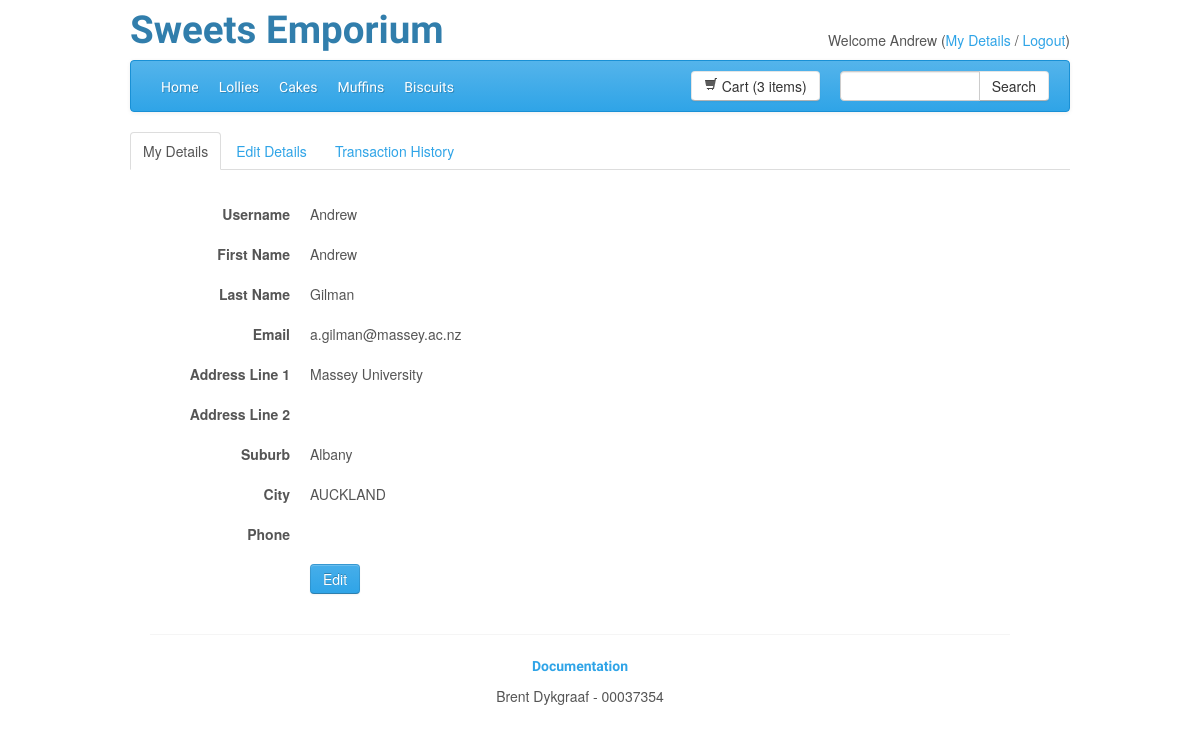
Page /index.php?s=userview (signed in) on the committed database.
### tables this page shows
CREATE TABLE IF NOT EXISTS `users` (
  `userId` int(11) NOT NULL AUTO_INCREMENT,
  `username` text NOT NULL,
  `password` text NOT NULL,
  `firstName` text NOT NULL,
  `lastName` text NOT NULL,
  `phone` text,
  `email` text NOT NULL,
  `address1` text NOT NULL,
  `address2` text,
  `suburb` text,
  `city` text NOT NULL,
  PRIMARY KEY (`userId`)
);

### index.php (called while the page is built, shortened)
<?php
$viewData = array();
include 'application/includes/startup.php';
$layout = new Layout($viewData);
$layout->display();
?>

### application/src/User.php (called while the page is built, shortened)
<?php
class User {
	private $userID;
	private $username;
	private $firstName;
	private $lastName;
	private $email;
	private $address1;
	private $suburb;
	private $city;
	private $dbConnection;
	public function __construct($userID, $dbConnection){
		$this->userID = $userID;
		$this->dbConnection = $dbConnection;
	}
	public function getCart(){
		$query = "SELECT orderId FROM orders WHERE userId='".$this->getUserID()."' AND status='Pending'";
		$result = mysqli_query($this->dbConnection, $query);
		$row = $result->fetch_row();
		return $row[0];
	}
	public function getUserID(){
		return $this->userID;
	}
	public function getUsername(){
		if (!$this->username){
			$query = "SELECT username FROM users WHERE userId='".$this->userID."'";
			$result = mysqli_query($this->dbConnection, $query);
			$row = $result->fetch_row();
			$this->username = $row[0];
		}
		return $this->username;
	}
	public function getFirstName(){
		if (!$this->firstName){
			$query = "SELECT firstName FROM users WHERE userId='".$this->userID."'";
			$result = mysqli_query($this->dbConnection, $query);
			$row = $result->fetch_row();
			$this->firstName = $row[0];
		}
		return $this->firstName;
	}
	public function getLastName(){
		if (!$this->lastName){
			$query = "SELECT lastName FROM users WHERE userId='".$this->userID."'";
			$result = mysqli_query($this->dbConnection, $query);
			$row = $result->fetch_row();
			$this->lastName = $row[0];
		}
		return $this->lastName;
	}
	public function getAddress1(){
		if (!$this->address1){
			$query = "SELECT address1 FROM users WHERE userId='".$this->userID."'";
			$result = mysqli_query($this->dbConnection, $query);
			$row = $result->fetch_row();
			$this->address1 = $row[0];
		}
		return $this->address1;
	}
	public function getSuburb(){
		if (!$this->suburb){
			$query = "SELECT suburb FROM users WHERE userId='".$this->userID."'";
			$result = mysqli_query($this->dbConnection, $query);
			$row = $result->fetch_row();
			$this->suburb = $row[0];
		}
		return $this->suburb;
	}
	public function getCity(){
		if (!$this->city){
			$query = "SELECT city FROM users WHERE userId='".$this->userID."'";
			$result = mysqli_query($this->dbConnection, $query);
			$row = $result->fetch_row();
			$this->city = $row[0];
		}
		return $this->city;
	}
	public function getEmail(){
		if (!$this->email){
			$query = "SELECT email FROM users WHERE userId='".$this->userID."'";
			$result = mysqli_query($this->dbConnection, $query);
			$row = $result->fetch_row();
			$this->email = $row[0];
		}
		return $this->email;
	}
}

### application/src/Order.php (called while the page is built, shortened)
<?php
class Order {
	private $orderID;
	private $itemList;
	private $dbConnection;
	public function __construct($orderID, $dbConnection){
		$this->orderID = $orderID;
		$this->dbConnection = $dbConnection;
	}
	public function getNumberOfItems(){
		return count($this->getItemList());
	}
	public function getItemList(){
		if (!$this->itemList){
			$list = array();
			$query = "SELECT * FROM orderitems WHERE orderId='".$this->orderID."'";
			$result = mysqli_query($this->dbConnection, $query);
			while ($row = $result->fetch_assoc()) {
				$list[] = new OrderItem($row["orderId"], $row["productId"], $this->dbConnection);
			}
			$this->itemList = $list;
		}
		return $this->itemList;
	}
}

### application/includes/startup.php (called while the page is built, shortened)
<?php
include 'application/src/Database.php';
include 'application/src/Layout.php';
include 'application/src/Order.php';
include 'application/src/User.php';
$db = new Database();
$dbConnection = $db->getDbConnection();
if(isset($_SESSION["userID"])){
	$viewData["user"] = new User($_SESSION["userID"], $dbConnection);
} else {
	$viewData["user"] = null;
}
if(isset($_SESSION["cartID"])){
	$viewData["cart"] = new Order($_SESSION["cartID"], $dbConnection);
	if ($viewData["user"]){
		$viewData["cart"]->setUserID($viewData["user"]->getUserID());
		$viewData["cart"]->save();
	}
} else {
	if($viewData["user"]){
		$_SESSION["cartID"] = $viewData["user"]->getCart();
	} else {
		$viewData["cart"] = null;
	}
}

### application/templates/pages/userview.phtml (the view, shortened to what this page needs)
<?php include "application/templates/pages/usermenu.phtml";?>
<?php if (!$user){
	?>
	<div class="container">
		<h4 class="text-info">Please Login</h4>
		<p>You can <a href="index.php?s=login">Login</a> view your details.</p>
	</div>
	<?php
} else {
	?>
	<div class="container">
		<dl class="dl-horizontal">
  			<dt>Username</dt>
  			<dd><?php echo $user->getUsername(); ?></dd>
		</dl>
		<dl class="dl-horizontal">
  			<dt>First Name</dt>
  			<dd><?php echo $user->getFirstName(); ?></dd>
		</dl>
		<dl class="dl-horizontal">
  			<dt>Last Name</dt>
  			<dd><?php echo $user->getLastName(); ?></dd>
		</dl>
		<dl class="dl-horizontal">
  			<dt>Email</dt>
  			<dd><?php echo $user->getEmail(); ?></dd>
		</dl>
		<dl class="dl-horizontal">
  			<dt>Address Line 1</dt>
  			<dd><?php echo $user->getAddress1(); ?></dd>
		</dl>
		<dl class="dl-horizontal">
  			<dt>Address Line 2</dt>
		</dl>
		<dl class="dl-horizontal">
  			<dt>Suburb</dt>
  			<dd><?php echo $user->getSuburb(); ?></dd>
		</dl>
		<dl class="dl-horizontal">
  			<dt>City</dt>
  			<dd><?php echo $user->getCity(); ?></dd>
		</dl>
		<dl class="dl-horizontal">
  			<dt>Phone</dt>
  		</dl>
		<dl class="dl-horizontal">
  			<dd><a class="btn btn-primary" href="index.php?s=useredit">Edit</a></dd>
		</dl>
	</div>
<?php
}
?>

### application/templates/layout/header.phtml
<div class="row">
	<div class="header-title span8">
		<h1>Sweets Emporium</h1>
	</div>
	<div class="user-info span4 text-right">
		<?php
			if($user){
				echo "Welcome ".$user->getFirstName();
				echo '  (<a href="index.php?s=userview">My Details</a> / <a href="index.php?s=logout">Logout</a>)';
			} else {
				echo "Welcome Guest ( ";
				echo '<a href="index.php?s=login">Login</a> or ';
				echo '<a href="index.php?s=register">Register</a> )';
			}
		?>
	</div>
</div>
<div class="navbar">
	<div class="navbar-inner">
	<ul class="nav">
		<li <?php if($screen=="home"){echo 'class="active"';}?>><a href="index.php">Home</a></li>
		<li <?php if($screen=="category" && $page=="1"){echo 'class="active"';}?>><a href="index.php?s=category&p=1">Lollies</a></li>
		<li <?php if($screen=="category" && $page=="2"){echo 'class="active"';}?>><a href="index.php?s=category&p=2">Cakes</a></li>
		<li <?php if($screen=="category" && $page=="3"){echo 'class="active"';}?>><a href="index.php?s=category&p=3">Muffins</a></li>
		<li <?php if($screen=="category" && $page=="4"){echo 'class="active"';}?>><a href="index.php?s=category&p=4">Biscuits</a></li>
	</ul>
	<div class="input-append searchbox">
		<input class="span2" id="appendedInputButtons" type="text">
		<button class="btn" type="button">Search</button>
	</div>
	<?php
	$numItems = "empty";
	if ($cart){
		$num = $cart->getNumberOfItems();
		if ($num == 1){
			$numItems = "1 item";
		} elseif ($num > 1){
			$numItems = $num." items";
		}
	}
	 ?>
	<a href="index.php?s=orderview&p=cart" class="btn btn cartbox"><i class="icon-shopping-cart"></i> Cart (<?php echo $numItems; ?>)</a>
	</div>
</div>

### public/css/custom.css (style rules this page uses)
.user-info { padding-top: 30px; }
.searchbox { float: right; padding: 10px 0px 0px 20px; }
.cartbox { float: right; }

### rows in the picture
users: firstName "Andrew", username "Andrew", lastName "Gilman", email "a.gilman@massey.ac.nz", address1 "Massey University", suburb "Albany", city "AUCKLAND"

### other values in the picture
$numItems "3 items"
